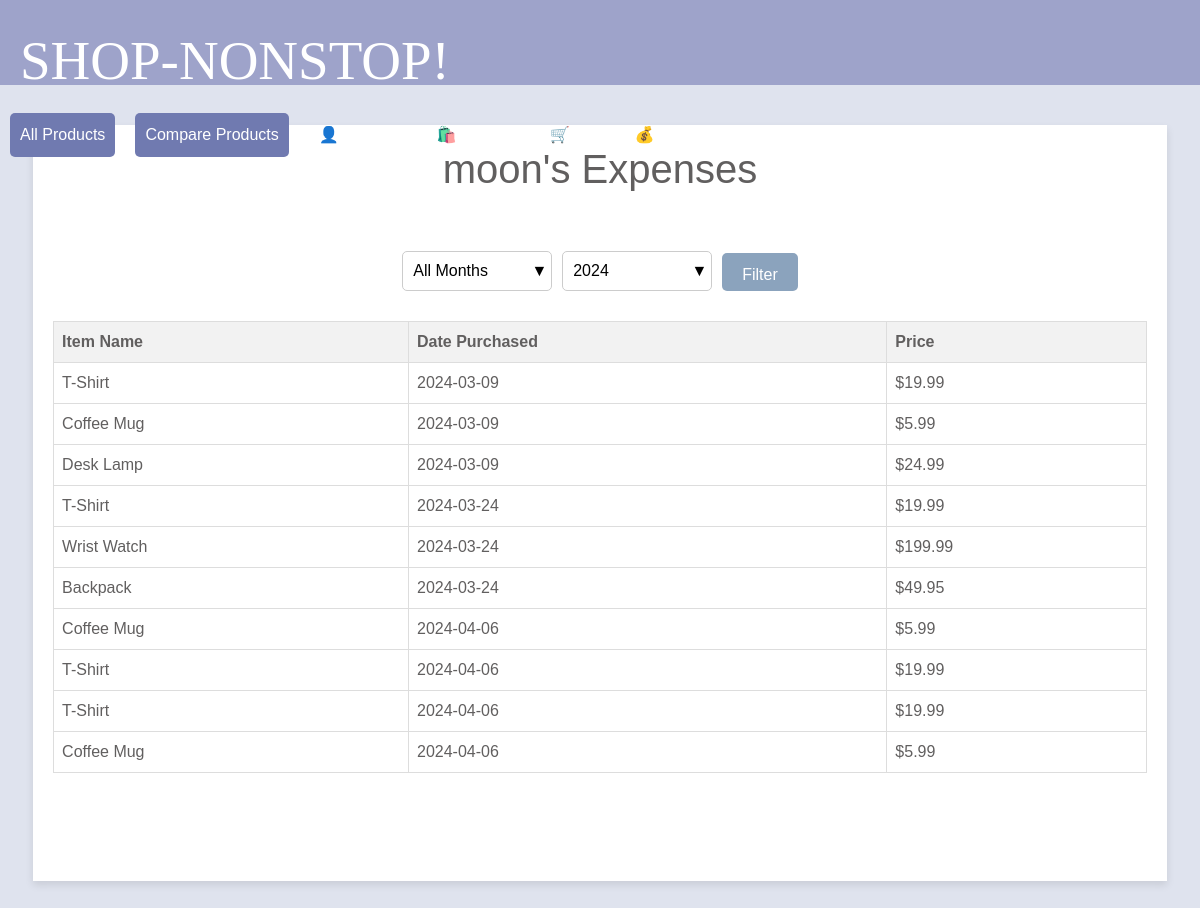
Before: /total_expenses/view (signed in) with the older database file.
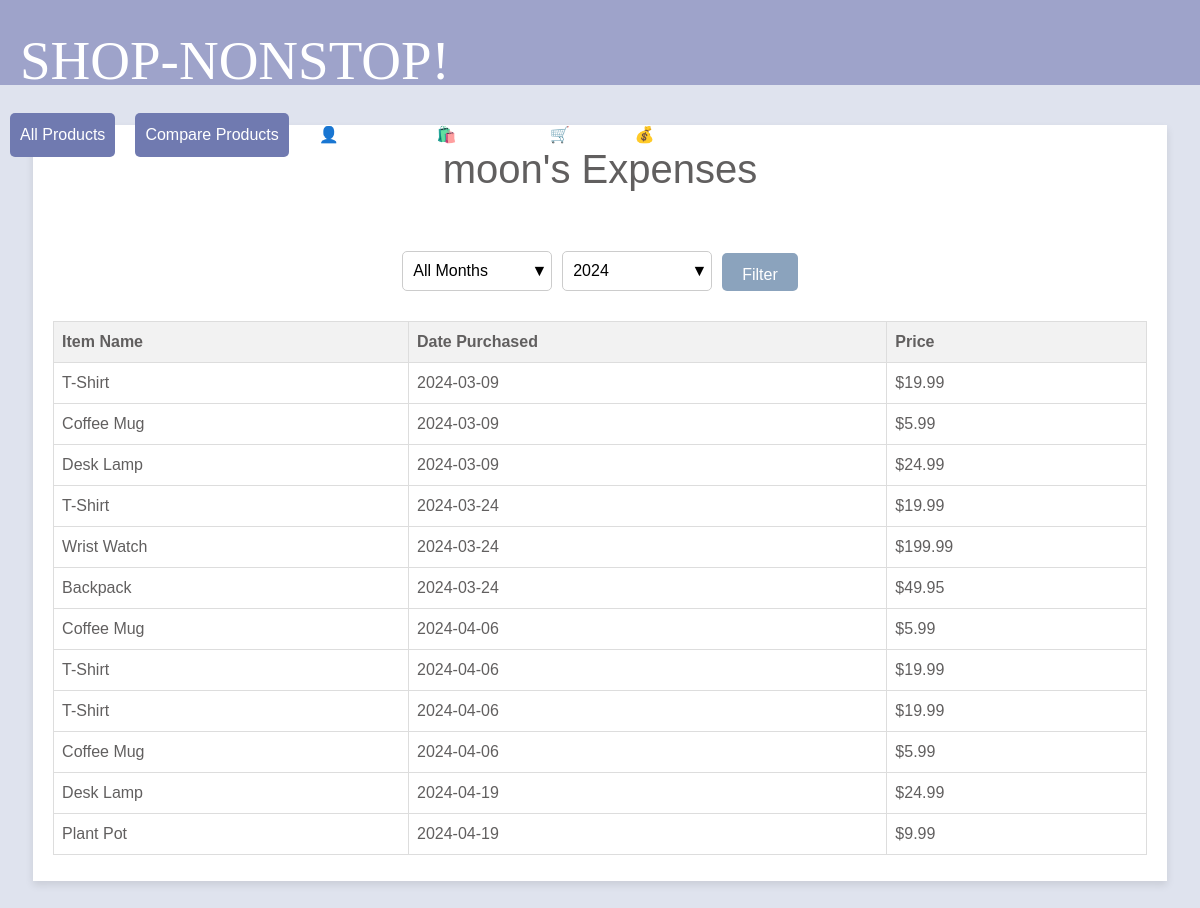
After: the same page with the newer database file.
### app/models.py (models this page shows, shortened)
class Items(db.Model):
    __tablename__ = 'item'
    Item_ID = db.Column(db.String(80),unique=True, primary_key=True)
    sku = db.Column(db.String(80), unique=True, nullable=False)
    name = db.Column(db.String(120), unique=True, nullable=False)
    price = db.Column(db.Integer, nullable=False)
    item_desc = db.Column(db.String(255), nullable=False)
    category = db.Column(db.String(255), nullable=False)
    stock = db.Column(db.Integer, nullable=False)
    item_star = db.Column(db.Integer, nullable=False)
    itme_sizes = db.Column(db.String(120),  nullable=True)
    color = db.Column(db.String(120), nullable=False)
    pic = db.Column(db.Text)

class Order(db.Model):
    __tablename__ = 'order'
    id = db.Column(db.Integer, primary_key=True)
    user_id = db.Column(db.Integer, db.ForeignKey('user.id'), nullable=False)
    phone = db.Column(db.String(20), nullable=False)
    address = db.Column(db.String(100), nullable=False)
    total_price = db.Column(db.Float, nullable=False)
    date_created = db.Column(db.DateTime, default=datetime.utcnow())
    tracking_level = db.Column(db.String(50), nullable=True)
    items = db.relationship('Items', secondary=order_items,
                            backref=db.backref('orders', lazy='dynamic'))

### app/routes.py (the view)
@app.route('/total_expenses/view')
def view_expenses():
    username = session.get('username')
    if not username:
        return redirect(url_for('login'))
    year = request.args.get('year', default=datetime.now().year, type=int)
    month = request.args.getlist('month', type=int)
    user = User.query.filter_by(username=username).first()
    if not user:
        return redirect(url_for('login'))
    start_date = datetime(year, 1, 1)
    end_date = datetime(year + 1, 1, 1)
    if month:
        orders = [Order.query.filter(Order.user_id == user.id, Order.date_created >= datetime(year, m, 1),
                                     Order.date_created < datetime(year, m + 1, 1) if m < 12 else datetime(year + 1, 1, 1)).all() for m in month]
        orders = [item for sublist in orders for item in sublist]  # Flatten the list
    else:
        orders = Order.query.filter(Order.user_id == user.id, Order.date_created >= start_date, Order.date_created < end_date).all()
    return render_template('view_expenses.html', username=username, orders=orders, selected_year=year, selected_month=month)

### app/templates/view_expenses.html (shortened to what this page needs)
{% extends "base.html" %}
{% block content %}
<div class="page">
    <h1>{{ username }}'s Expenses</h1>
    <div class="form-container">
        <form action="" method="get">
            <div class="select-wrapper">
                <select name="month">
                    <option value="">All Months</option>
                </select>
            </div>
            <div class="select-wrapper">
                <select name="year">
                    {% for y in range(2020, 2025) %}
                    <option value="{{ y }}" {% if y == selected_year %}selected{% endif %}>{{ y }}</option>
                    {% endfor %}
                </select>
            </div>
            <button type="submit">Filter</button>
        </form>
    </div>
    <table>
        <thead>
            <tr>
                <th>Item Name</th>
                <th>Date Purchased</th>
                <th>Price</th>
            </tr>
        </thead>
        <tbody>
            {% for order in orders %}
                {% for item in order.items %}
                <tr>
                    <td>{{ item.name }}</td>
                    <td>{{ order.date_created.strftime('%Y-%m-%d') }}</td>
                    <td>${{ item.price }}</td>
                </tr>
                {% endfor %}
            {% else %}
                <tr>
                    <td colspan="3">No items purchased.</td>
                </tr>
            {% endfor %}
        </tbody>
    </table>
</div>
{% endblock %}

Changed rows visible on the page:
added Order: date_created "2024-04-19", Items (name "Desk Lamp", price "24.99")
added Order: date_created "2024-04-19"
now on this page (row edited): Items: name "Plant Pot", price "9.99"
